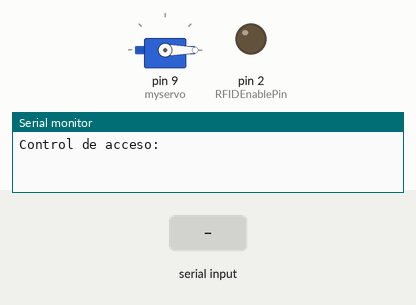
Simulated run of this sketch. Board: Arduino Uno, built with avr-gcc and run on an emulated ATmega328P. On the bench: servo, output pins drawn as LEDs (lit = HIGH), the last lines printed to the serial monitor. Inputs (shaded band) come from the test bench.

Above: at 1.2 s.
1.3 s: "0F02781ECB\n" received over the second serial link
2.8 s: "0F02782183\n" received over the second serial link
At 3.8 s:
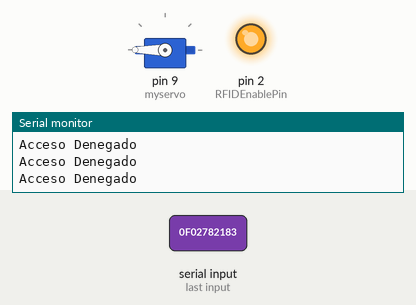
5.8 s: "1\n" received over the second serial link
At 8.6 s:
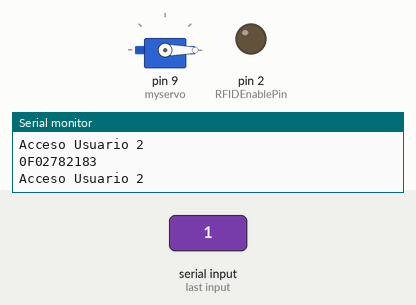
8.8 s: "0\n" received over the second serial link
At 9.6 s:
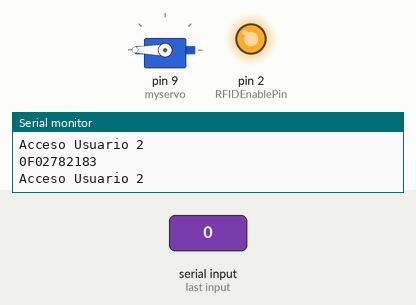
Timing chart, 0 to 12.3 s (numbered marks = the images above; inputs shaded):
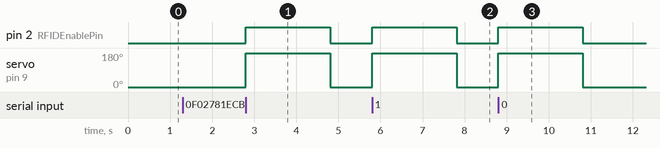

Measured:
- after the input at 2.8 s, pin 2 (RFIDEnablePin): LOW → HIGH at once, → LOW 2.0 s later; servo on pin 9 (myservo): 0° → 180° at once, → 0° 2.0 s later
- after the input at 5.8 s, pin 2 (RFIDEnablePin): LOW → HIGH at once, → LOW 2.0 s later; servo on pin 9 (myservo): 0° → 180° at once, → 0° 2.0 s later
- after the input at 8.8 s, pin 2 (RFIDEnablePin): LOW → HIGH at once, → LOW 2.0 s later; servo on pin 9 (myservo): 0° → 180° at once, → 0° 2.0 s later

The sketch:

programa_rfid_servo.ino
```cpp
#include <SoftwareSerial.h>
#include <Servo.h>


#define RFIDEnablePin 2 // Enable Read
#define RFIDSerialRate 2400

#define RxPin 5 //SOUT
#define TxPin 4 //Pin to write data to the Reader NOTE: The reader doesn't get written to, don't connect this line.
SoftwareSerial RFIDReader(RxPin,TxPin);

String RFIDTAG=""; //Holds the RFID Code read from a tag
String DisplayTAG = ""; //Holds the last displayed RFID Tag

Servo myservo;


int cerrado = 0;
int abierto = 180;

void setup()
{

  RFIDReader.begin(RFIDSerialRate);

  pinMode(RFIDEnablePin,OUTPUT);

  digitalWrite(RFIDEnablePin, LOW);

  Serial.begin(9600);

  Serial.println("Control de acceso:");

   myservo.attach(9);

}

void loop()


{

  myservo.write(cerrado);

  if(RFIDReader.available() > 0) // If data available from reader
  {
    ReadSerial(RFIDTAG);  //Read the tag number from the reader. Should return a 10 digit serial number
  if (RFIDTAG.equals("0F02781ECB"))
   {
     digitalWrite(RFIDEnablePin, HIGH);

     myservo.write(abierto);
    delay(10);

     delay(2000);
     digitalWrite(RFIDEnablePin, LOW);
     Serial.println("Acceso Usuario 1");

     myservo.write(cerrado);
    delay(10);
   }


    if (RFIDTAG.equals("0F02782183"))
   {
     digitalWrite(RFIDEnablePin, HIGH);

     myservo.write(abierto);
    delay(10);

     delay(2000);
     digitalWrite(RFIDEnablePin, LOW);
     Serial.println("Acceso Usuario 2");

     myservo.write(cerrado);
    delay(10);
   }

   if (RFIDTAG.equals("0F02782183")||RFIDTAG.equals("0F02781ECB"))
   {
   }
   else
  {
          Serial.println("Acceso Denegado");
   }

  }


  //This only displays a tag once, unless another tag is scanned
  if(DisplayTAG!=RFIDTAG)
  {
    DisplayTAG=RFIDTAG;
    Serial.println(RFIDTAG);
  }
}

void ReadSerial(String &ReadTagString)
{
  int bytesread = 0;
  int  val = 0;
  char code[10];
  String TagCode="";

  if(RFIDReader.available() > 0) {          // If data available from reader
    if((val = RFIDReader.read()) == 10) {   // Check for header
      bytesread = 0;
      while(bytesread<10) {                 // Read 10 digit code
        if( RFIDReader.available() > 0) {
          val = RFIDReader.read();
          if((val == 10)||(val == 13)) {   // If header or stop bytes before the 10 digit reading
            break;                         // Stop reading
          }
          code[bytesread] = val;           // Add the digit
          bytesread++;                     // Ready to read next digit
        }
      }
      if(bytesread == 10) {                // If 10 digit read is complete

        for(int x=0;x<10;x++)              //Copy the Chars to a String
        {
          TagCode += code[x];
        }
        ReadTagString = TagCode;          //Update the caller
        while(RFIDReader.available() > 0) //Burn off any characters still in the buffer
        {
          RFIDReader.read();
        }

      }
      bytesread = 0;
      TagCode="";
    }
  }
}
```
